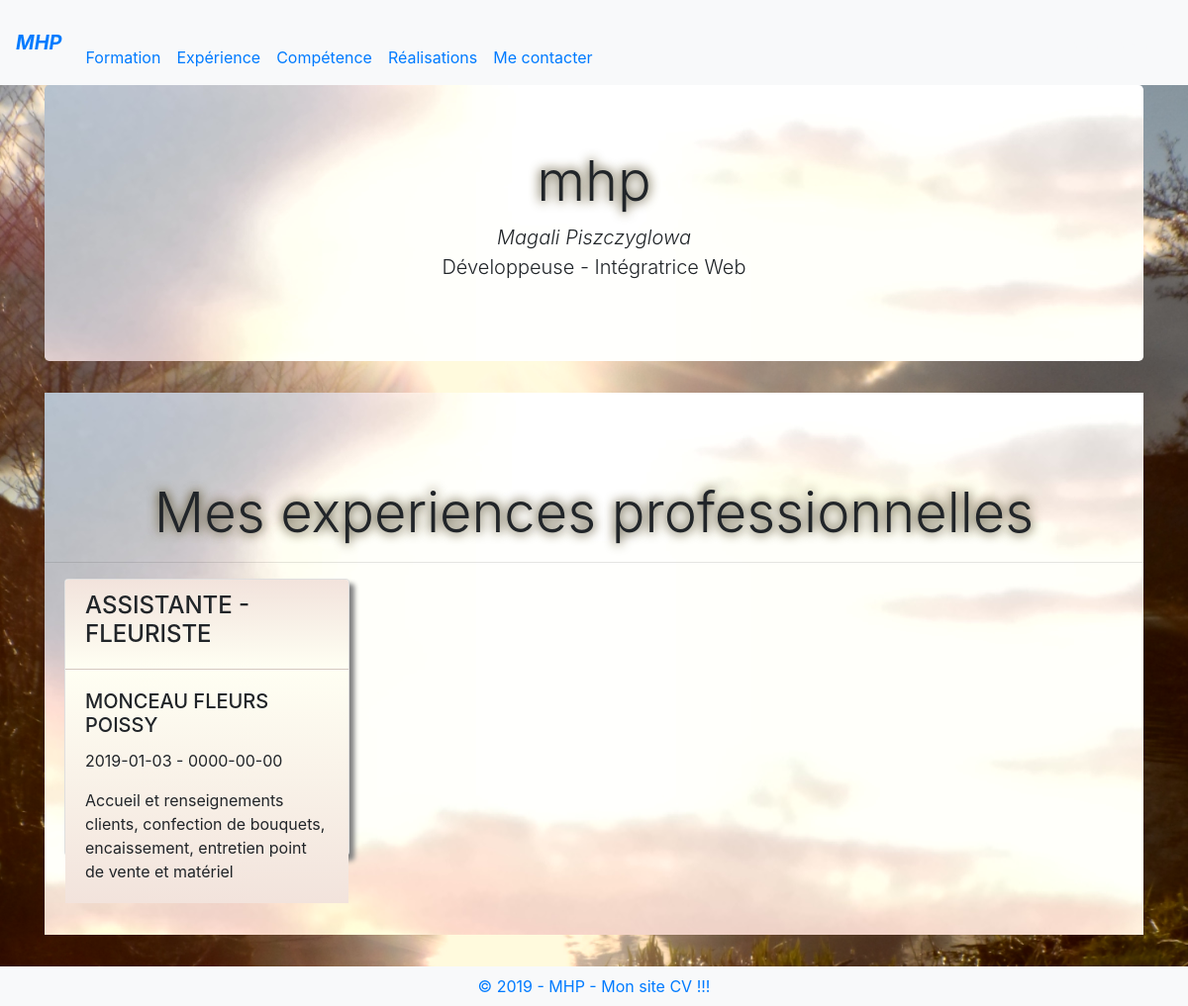
The page /experience.php on the database its author committed.
### tables this page shows
CREATE TABLE `t_experience` (
  `id_t_experience` int(11) NOT NULL,
  `intitule` varchar(255) NOT NULL,
  `date_debut` date NOT NULL,
  `date_fin` date NOT NULL,
  `description` text NOT NULL,
  `lieu` varchar(255) NOT NULL
);

### controller/ExperienceController.php (called while the page is built, shortened)
<?php
class ExperienceController
{
    private $db;
    public function __construct()
    {
        $this->db = new \model\ExperienceManager;
    }
    public function handlerRequest()
    {
        $op = isset($_GET['op']) ? $_GET['op'] : NULL;
        try
        {
            if($op == 'add' || $op == 'update') $this->save($op);
            elseif($op == 'select') $this->select();
            elseif($op == 'delete') $this->delete();
            else $this->selectAll();
        }
        catch(Exception $e)
        {
            throw new Exception($e->getMessage());
        }
    }
    public function selectAll()
    {
        $this->render('layout.php', 'donnees.php', array(
            'title' => 'Mes experiences professionnelles',
            'donnees' => $this->db->selectAll(),
            'fields' => $this->db->getFields(),
            'id' => 'id_' . $this->db->table
        ));
    }
    public function render($layout, $template, $parameters = array())
    {
        extract($parameters);
        require "view/$template";
        return ob_end_flush();
    }
}

### experience.php (called while the page is built, shortened)
<?php
$controller = new Controller\ExperienceController;
$controller->handlerRequest();

### model/ExperienceManager.php (called while the page is built, shortened)
<?php
class ExperienceManager
{
    private $db;
    public $table;
    public function getDb()
    {
        if(!$this->db)
        {
            try
            {
                $xml = simplexml_load_file('app/config.xml');
                $this->table = $xml->table;
                try
                {
                    $this->db = new \PDO("mysql:dbname=" . $xml->db . ";charset=utf8;host=" . $xml->host, $xml->user, $xml->password, array(\PDO::ATTR_ERRMODE => \PDO::ERRMODE_EXCEPTION));
                }
                catch(\PDOException $e)
                {
                    die('Problème de connexion BDD ' . $e->getMessage());
                }
            }
            catch(\PDOException $e)
            {
                die('Problème de fichier XML manquant');
            }
        }
        return $this->db;
    }
    public function selectAll()
    {
        $q = $this->getDb()->query("SELECT * FROM " . $this->table);
        $r = $q->fetchAll(\PDO::FETCH_ASSOC);
        return $r;
    }
}

### view/donnees.php (the view, shortened to what this page needs)
<?php foreach($donnees as $key => $value): ?>
<div class="card bg-white mb-3" style="max-width: 18rem;" id="donnees">
  <div class="card-header"><h4><?= $value['intitule']?></h4></div>
  <div class="card-body">
    <h5 class="card-title"><?= $value['lieu']?></h5>
     <p class="card-text"><?= $value['date_debut']?> - <?= $value['date_fin']?></p>
     <p class="card-text"><?= $value['description']?></p>
  </div>
</div>
<?php endforeach; ?>

### web/style.css (style rules this page uses)
body { background: url(chambon.JPG) no-repeat ; background-size: 100%; }
.card { box-shadow: 5px 5px 5px grey; height:280px; }
#donnees { box-shadow: 5px 5px 5px grey; float:left; margin-left:20px; }
.card-header { background:linear-gradient(to top, #FFFFF3, #F2E3DC); }
.card-body { background:linear-gradient(#FFFFF3, #F2E3DC); }

### rows shown on the page
t_experience: intitule "ASSISTANTE - FLEURISTE", lieu "MONCEAU FLEURS POISSY", date_debut "2019-01-03", date_fin "0000-00-00", description "Accueil et renseignements clients, confection de bouquets, encaissement, entretien point de vente et matériel"

### other values the page prints
$title "Mes experiences professionnelles"
